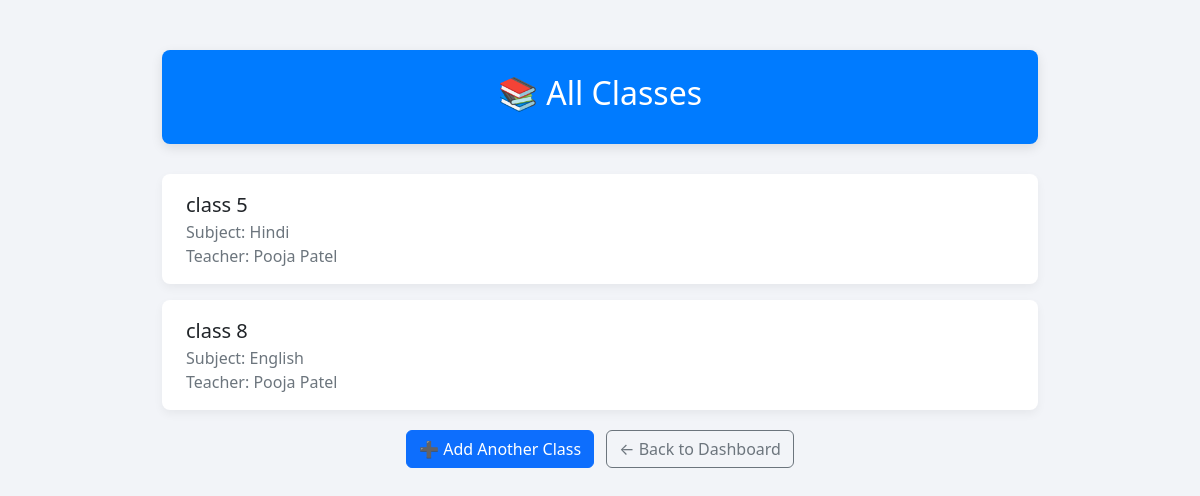
/accounts/admin/class/list/ (signed in), run on an earlier commit of the app's database.
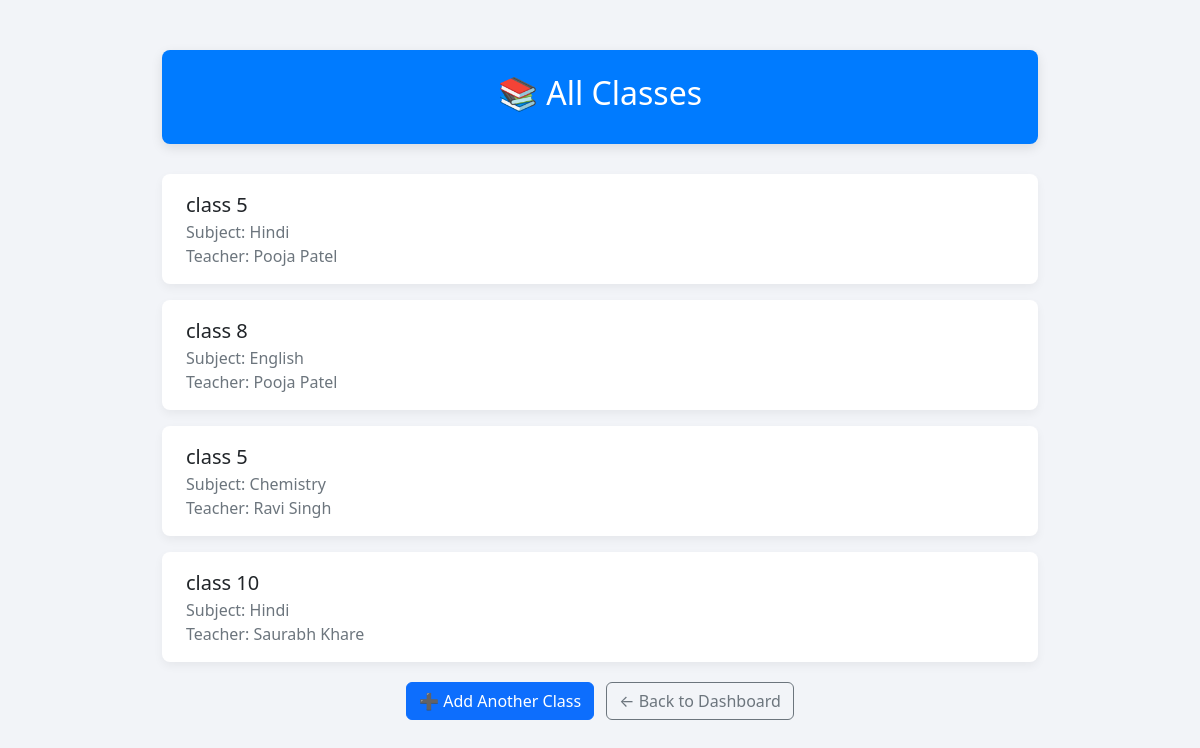
And on a later commit of the database.
### accounts/models.py (models this page shows, shortened)
class ClassRoomModel(models.Model):
    teacher = models.ForeignKey(TeacherInfoModel, on_delete=models.CASCADE)
    class_name = models.CharField(max_length=100)
    subject = models.CharField(max_length=100)

class TeacherInfoModel(models.Model):
    langChoice = {("", "SELECT"), ("Hindi", "Hindi"), ("English", "English")}
    subjectChoice = {
        ("", "SELECT"),
        ("Hindi", "Hindi"),
        ("English", "English"),
        ("Physics", "Physics"),
        ("Chemistry", "Chemistry"),
        ("Biology", "Biology"),
        ("Computer", "Computer"),
        ("Maths", "Maths"),
        ("Arts", "Arts"),
        ("Social Science", "Social Science"),
        ("Sanskrit", "Sanskrit"),
    }
    user = models.OneToOneField(User, on_delete=models.CASCADE)
    full_name = models.CharField(max_length=100)
    dob = models.DateField()
    city = models.CharField(max_length=100)
    pincode = models.CharField(max_length=10)
    subject = models.CharField(max_length=100, choices=subjectChoice, default="")
    language = models.CharField(max_length=50, choices=langChoice, default="")

### accounts/views.py (the view)
# urls.py: path("admin/class/list/", class_list_view, name="class_list"),
@login_required
def class_list_view(request):
    if request.user.profile.role != "admin":
        return HttpResponse("Unauthorized", status=403)
    classes = ClassRoomModel.objects.all()
    return render(request, "class_list.html", {"classes": classes})

### template/class_list.html (shortened to what this page needs)
<!DOCTYPE html>
<html lang="en">
  <head>
    <link
      href="https://cdn.jsdelivr.net/npm/bootstrap@5.3.7/dist/css/bootstrap.min.css"
      rel="stylesheet"
    />
  </head>
  <body>
    <div class="container">
      <div class="page-header">
        <h2>📚 All Classes</h2>
      </div>
      {% if classes %} {% for cls in classes %}
      <div class="class-card">
        <div class="class-title">{{ cls.class_name }}</div>
        <div class="class-sub">Subject: {{ cls.subject }}</div>
        <div class="class-sub">Teacher: {{ cls.teacher.full_name }}</div>
      </div>
      {% endfor %} {% else %}
      <div class="alert alert-warning text-center">
        😔 No classes added yet.
      </div>
      {% endif %}
      <div class="btns">
        <a href="{% url 'class_add' %}" class="btn btn-primary me-2"
          >➕ Add Another Class</a
        >
        <a href="{% url 'admin_dashboard' %}" class="btn btn-outline-secondary"
          >← Back to Dashboard</a
        >
      </div>
    </div>
  </body>
</html>

What changed in the data, as far as the page shows it:
added ClassRoomModel: class_name "class 5", subject "Chemistry", teacher.full_name "Ravi Singh"
added ClassRoomModel: class_name "class 10", subject "Hindi", teacher.full_name "Saurabh Khare"
